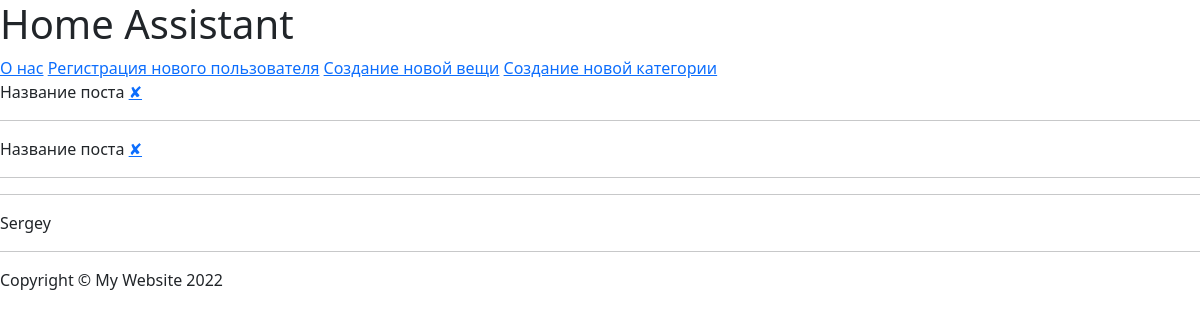
Before: / with the older database file.
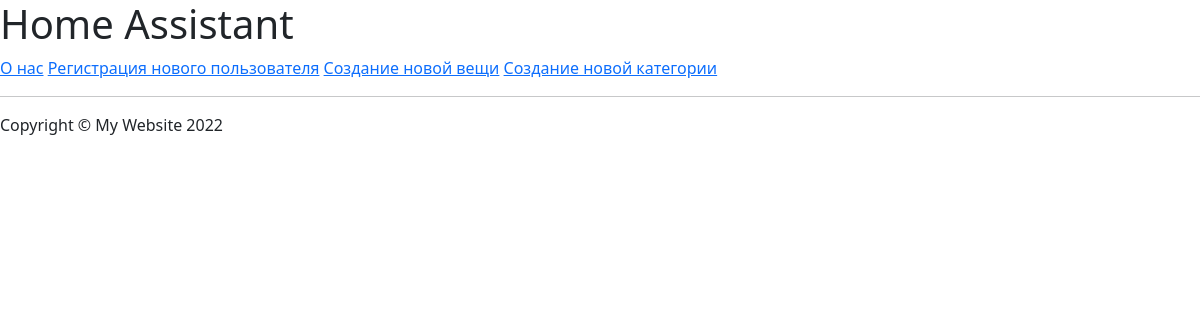
After: the same page with the newer database file.
### models.py (models this page shows, shortened)
class Thing(db.Model):
    __tablename__ = 'things'
    id = db.Column(db.Integer, primary_key=True)
    category = db.Column(db.String(20))
    title = db.Column(db.String(20))
    description = db.Column(db.String(20))
    dimension = db.Column(db.String(20), nullable=True)
    amount = db.Column(db.Integer, nullable=True)
    started = db.Column(db.Boolean, nullable=True)

class User(db.Model):
    __tablename__ = 'users'
    id = db.Column(db.Integer, primary_key=True)
    first_name = db.Column(db.String(20))
    last_name = db.Column(db.String(20))
    email = db.Column(db.String(100), unique=True)
    password = db.Column(db.String(500), nullable=True)

### main.py (the view)
@app.route('/')
def home():
    return function.show_all()

### function.py (called while the page is built)
def show_all():
    things = Thing.query.all()
    users = User.query.all()
    return render_template('index.html', title='start', things=things, users=users)

### templates/index.html
{% include "header.html" %}
<header class="" style="background-image: url('https://images.unsplash.com/photo-1649467625747-7de5696ff70f?ixlib=rb-1.2.1&ixid=MnwxMjA3fDB8MHxwaG90by1wYWdlfHx8fGVufDB8fHx8&auto=format&fit=crop&w=2026&q=80')">
    <div>
        <h1>Home Assistant</h1>
    </div>
</header>
<div>
    <a href="{{ url_for('about') }}">О нас</a>
    <a href="{{ url_for('register_user') }}">Регистрация нового пользователя</a>
    <a href="{{ url_for('register_thing') }}">Создание новой вещи</a>
    <a href="{{ url_for('register_category') }}">Создание новой категории</a>
</div>
<div>
    {% for thing in things %}
        <div class="post-preview">
            <p>{{ thing.title }} <a href="{{url_for('delete_thing', thing_id=thing.id) }}">✘</a> </p>
        </div>
    <hr>
    {% endfor %}
</div>
    <hr>
<div>
    {% for user in users %}
        <div class="post-preview">
            <p>{{ user.first_name }}</p>
        </div>
    <hr>
    {% endfor %}
</div>
{% include "footer.html" %}

### templates/header.html (shortened to what this page needs)
<!DOCTYPE html>
<html lang="en">
<head>
    <link href="https://cdn.jsdelivr.net/npm/bootstrap@5.1.3/dist/css/bootstrap.min.css" rel="stylesheet">
    <link href="{{ url_for('static', filename='css/style.css')}}" rel="stylesheet">
</head>
<body>

### templates/footer.html (shortened to what this page needs)
  <footer>
    <p class="">Copyright &copy; My Website 2022</p>
  </footer>
</body>
</html>

Changed rows visible on the page:
removed Thing: title "Название поста"
removed Thing: title "Название поста"
removed User: first_name "Sergey"
